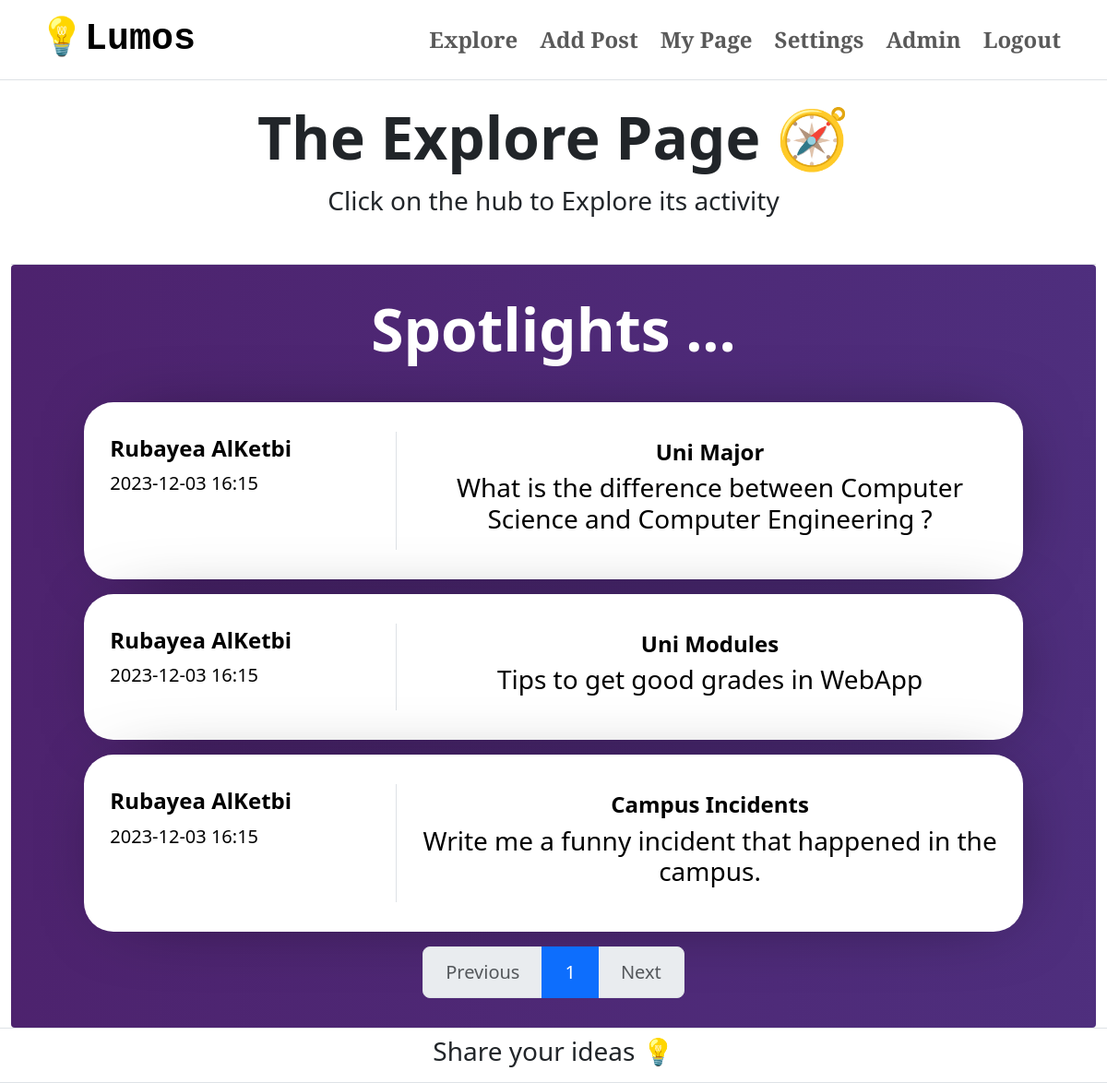
Page /explore (signed in) on the committed database.
### app/models.py (models this page shows, shortened)
class User(db.Model, UserMixin):
    id = db.Column(db.Integer, primary_key=True)
    name = db.Column(db.String(100), nullable=False)
    email = db.Column(db.String(100), unique=True, nullable=False)
    passwordHashed = db.Column(db.String(100), nullable=False)
    username = db.Column(db.String(20), unique=True, nullable=False)
    biography = db.Column(db.Text, nullable=True)
    avatar = db.Column(db.String(), nullable=True)
    posts = db.relationship('Post', backref='user', lazy=True)
    @property
    def password(self):
        raise AttributeError('password: write-only field , not readable')

class Post(db.Model):
    id = db.Column(db.Integer, primary_key=True)
    title = db.Column(db.String(100), nullable=False)
    caption = db.Column(db.Text, nullable=False)
    publish_date = db.Column(db.DateTime, default=datetime.utcnow())
    author_id = db.Column(db.Integer, db.ForeignKey('user.id'), nullable=False)
    tags = db.relationship('Tag', secondary='post_tag', backref=db.backref('posts', lazy='dynamic'))

### app/views.py (the view)
@app.route('/explore', methods=['GET', 'POST'])
@login_required
def explore():
    userCache = {}
    page = request.args.get('page', 1, type=int)
    posts = Post.query.order_by(Post.publish_date.desc()).paginate(page=page, per_page=4)
    for post in posts.items:
        if post.author_id in userCache:
            authorName = userCache[post.author_id]
        else:
            author = User.query.filter_by(id=post.author_id).first()
            userCache[post.author_id] = author.name
    return render_template("explore.html", posts = posts.items , userCache = userCache, paginationPost = posts)

### app/views.py (called while the page is built)
@login_manager.user_loader
def load_user(id):
    return User.query.get(int(id))

### app/templates/explore.html (shortened to what this page needs)
{%extends "home.html"%}
{%block content%}
    <div class="container-fluid border-top h-full">
        <div class="container-fluid border-bottom">
            <div class="row">
                <h1 class="display-3  fw-bold pt-4 p-6 text-center">The Explore Page 🧭</h1>
            </div>
            <div class="row pb-3 mb-3">
                <p class="fs-3 fw-light text-center">Click on the hub to Explore its activity</p>
            </div>
        </div>
        <div class="container-fluid rounded-1 border-left movingGrade d-grid", style="width:100%; padding:1rem;">
            <h1 class="display-3 fw-bold p-3 m-6 text-center text-white">Spotlights ...</h1>
            <div class="row d-flex justify-content-center align-items-center p-3 gap-3">
                {% for post in posts %}
                <div class="col-md-11 growContainer">
                    <a href="{{ url_for('post', post_id=post.id) }}" style="text-decoration:none; color:black;">
                    <div class="container normalContainer" id="{{ post.id }}">
                        <div class="row">
                            <div class="col-md-4 border-end">
                                <h4 class="fw-bold px-3 py-1">{{ userCache[post.author_id] }}</h4>
                                <h5 class="fw-light px-3">{{ post.publish_date.strftime('%Y-%m-%d %H:%M') }}</h5>
                            </div>
                            <div class="col-md-8 py-2">
                                <h4 class="fw-bold text-center">{{ post.title }}</h4>
                                <h3 class="fw-light text-center">{{ post.caption }}</h3>
                            </div>
                        </div>
                    </div>
                </a>
                </div>
                {% endfor %}
            </div>
            <nav aria-label="Page navigation py-3">
                <ul class="pagination justify-content-center pagination-lg">
                    <li class="page-item {% if not paginationPost.has_prev %}disabled{% endif %}">
                        <a class="page-link" href="{% if paginationPost.has_prev %}{{ url_for('explore', page=paginationPost.prev_num) }}{% else %}#{% endif %}">Previous</a>
                    </li>
                    {% for page_num in paginationPost.iter_pages() %}
                        {% if paginationPost.page == page_num %}
                            <li class="page-item active"><span class="page-link">{{ page_num }}</span></li>
                        {% else %}
                            <li class="page-item"><a href="{{ url_for('explore', page=page_num) }}" class="page-link">{{ page_num }}</a></li>
                        {% endif %}
                    {% endfor %}
                    <li class="page-item {% if not paginationPost.has_next %}disabled{% endif %}">
                        <a class="page-link" href="{% if paginationPost.has_next %}{{ url_for('explore', page=paginationPost.next_num) }}{% else %}#{% endif %}">Next</a>
                    </li>
                </ul>
            </nav>
        </div>
    </div>
    <nav class="navbar border-top border-bottom">
        <div class="d-flex justify-content-center align-items-center w-100">
            <h3 class="fw-light"> Share your ideas 💡</h3>
        </div>
    </nav>
{%endblock content%}

### app/static/CSS/style.css (style rules this page uses)
:root { --black: #020100ff; --lapis-lazuli: #235789ff; --school-bus-yellow: #f1d302ff; --fire-engine-red: #c1292eff; --baby-powder: #fdfffcff; }
.h-full { min-height: 100vh; }
.normalContainer { display: inline-flexbox; justify-content: center; align-items: center; margin: auto; padding: 2rem; border-radius: 2rem; background-color: white; max-width: 100%; max-height: 60%; -webkit-box-shadow: 9px 2px 83px -36px rgba(0,0,0,0.73); -moz-box-shadow: 9px 2px 83px -36px rgba(0,0,0,0.73); box-shadow: 9px 2px 83px -36px rgba(0,0,0,0.73); }
.movingGrade { display: flex; justify-content: center; align-items: center; width: 100%; height: 100%; background-image: linear-gradient( 90.6deg, rgba(77,34,109,1) -1%, rgba(90,142,253,1) 153.1% ); background-size: 600% 600%; animation: animateBackground 10s infinite linear; }
.growContainer { transition: transform .2s ease-in-out; }

### rows in the picture
Post: publish_date "2023-12-03 16:15", title "Uni Major", caption "What is the difference between Computer Science and Computer Engineering ?"
User: name "Rubayea AlKetbi"
Post: publish_date "2023-12-03 16:15", title "Uni Modules", caption "Tips to get good grades in WebApp"
Post: publish_date "2023-12-03 16:15", title "Campus Incidents", caption "Write me a funny incident that happened in the campus."

### other values in the picture
{{ page_num }} "1"
